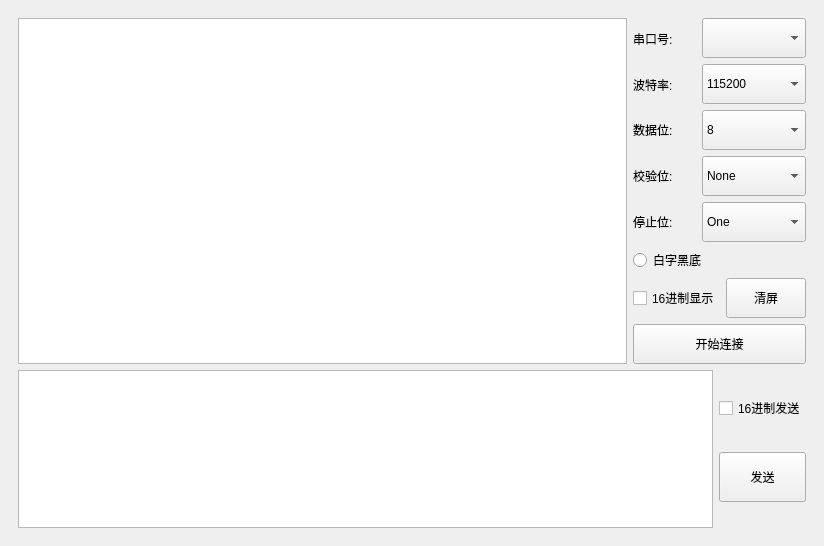
<?xml version="1.0" encoding="UTF-8"?>
<ui version="4.0">
 <class>MainWindow</class>
 <widget class="QMainWindow" name="MainWindow">
  <property name="geometry">
   <rect>
    <x>0</x>
    <y>0</y>
    <width>824</width>
    <height>546</height>
   </rect>
  </property>
  <property name="windowTitle">
   <string>串口调试助手</string>
  </property>
  <widget class="QWidget" name="centralwidget">
   <layout class="QGridLayout" name="gridLayout">
    <item row="0" column="0">
     <widget class="QWidget" name="verticalWidget_4" native="true">
      <layout class="QVBoxLayout" name="verticalLayout_4">
       <item>
        <layout class="QHBoxLayout" name="horizontalLayout_4">
         <item>
          <widget class="QTextEdit" name="textBrowser">
           <property name="readOnly">
            <bool>true</bool>
           </property>
          </widget>
         </item>
         <item>
          <layout class="QVBoxLayout" name="verticalLayout_3">
           <item>
            <layout class="QHBoxLayout" name="horizontalLayout_3">
             <item>
              <layout class="QVBoxLayout" name="verticalLayout_5">
               <property name="spacing">
                <number>5</number>
               </property>
               <property name="sizeConstraint">
                <enum>QLayout::SetDefaultConstraint</enum>
               </property>
               <item>
                <widget class="QLabel" name="label_5">
                 <property name="text">
                  <string>串口号:</string>
                 </property>
                </widget>
               </item>
               <item>
                <widget class="QLabel" name="label">
                 <property name="text">
                  <string>波特率:</string>
                 </property>
                </widget>
               </item>
               <item>
                <widget class="QLabel" name="label_2">
                 <property name="text">
                  <string>数据位:</string>
                 </property>
                </widget>
               </item>
               <item>
                <widget class="QLabel" name="label_3">
                 <property name="text">
                  <string>校验位:</string>
                 </property>
                </widget>
               </item>
               <item>
                <widget class="QLabel" name="label_4">
                 <property name="text">
                  <string>停止位:</string>
                 </property>
                </widget>
               </item>
              </layout>
             </item>
             <item>
              <spacer name="horizontalSpacer">
               <property name="orientation">
                <enum>Qt::Horizontal</enum>
               </property>
               <property name="sizeType">
                <enum>QSizePolicy::Maximum</enum>
               </property>
               <property name="sizeHint" stdset="0">
                <size>
                 <width>0</width>
                 <height>0</height>
                </size>
               </property>
              </spacer>
             </item>
             <item>
              <layout class="QVBoxLayout" name="verticalLayout_2">
               <item>
                <widget class="QComboBox" name="combox">
                 <property name="minimumSize">
                  <size>
                   <width>0</width>
                   <height>40</height>
                  </size>
                 </property>
                 <item>
                  <property name="text">
                   <string/>
                  </property>
                 </item>
                 <item>
                  <property name="text">
                   <string>COM1</string>
                  </property>
                 </item>
                 <item>
                  <property name="text">
                   <string>COM2</string>
                  </property>
                 </item>
                 <item>
                  <property name="text">
                   <string>COM3</string>
                  </property>
                 </item>
                 <item>
                  <property name="text">
                   <string>COM4</string>
                  </property>
                 </item>
                 <item>
                  <property name="text">
                   <string>COM5</string>
                  </property>
                 </item>
                 <item>
                  <property name="text">
                   <string>COM6</string>
                  </property>
                 </item>
                 <item>
                  <property name="text">
                   <string>COM7</string>
                  </property>
                 </item>
                 <item>
                  <property name="text">
                   <string>COM8</string>
                  </property>
                 </item>
                 <item>
                  <property name="text">
                   <string>COM9</string>
                  </property>
                 </item>
                 <item>
                  <property name="text">
                   <string>COM10</string>
                  </property>
                 </item>
                </widget>
               </item>
               <item>
                <widget class="QComboBox" name="baudbox">
                 <property name="minimumSize">
                  <size>
                   <width>0</width>
                   <height>40</height>
                  </size>
                 </property>
                 <item>
                  <property name="text">
                   <string>115200</string>
                  </property>
                 </item>
                 <item>
                  <property name="text">
                   <string>9600</string>
                  </property>
                 </item>
                </widget>
               </item>
               <item>
                <widget class="QComboBox" name="databox">
                 <property name="minimumSize">
                  <size>
                   <width>0</width>
                   <height>40</height>
                  </size>
                 </property>
                 <item>
                  <property name="text">
                   <string>8</string>
                  </property>
                 </item>
                 <item>
                  <property name="text">
                   <string>7</string>
                  </property>
                 </item>
                 <item>
                  <property name="text">
                   <string>6</string>
                  </property>
                 </item>
                 <item>
                  <property name="text">
                   <string>5</string>
                  </property>
                 </item>
                </widget>
               </item>
               <item>
                <widget class="QComboBox" name="checkbox">
                 <property name="minimumSize">
                  <size>
                   <width>0</width>
                   <height>40</height>
                  </size>
                 </property>
                 <item>
                  <property name="text">
                   <string>None</string>
                  </property>
                 </item>
                 <item>
                  <property name="text">
                   <string>Even</string>
                  </property>
                 </item>
                 <item>
                  <property name="text">
                   <string>Odd</string>
                  </property>
                 </item>
                 <item>
                  <property name="text">
                   <string>Space</string>
                  </property>
                 </item>
                 <item>
                  <property name="text">
                   <string>Mark</string>
                  </property>
                 </item>
                </widget>
               </item>
               <item>
                <widget class="QComboBox" name="stopbox">
                 <property name="minimumSize">
                  <size>
                   <width>0</width>
                   <height>40</height>
                  </size>
                 </property>
                 <item>
                  <property name="text">
                   <string>One</string>
                  </property>
                 </item>
                 <item>
                  <property name="text">
                   <string>Two</string>
                  </property>
                 </item>
                 <item>
                  <property name="text">
                   <string>OnePointFive</string>
                  </property>
                 </item>
                </widget>
               </item>
              </layout>
             </item>
            </layout>
           </item>
           <item>
            <widget class="QRadioButton" name="theme">
             <property name="text">
              <string>白字黑底</string>
             </property>
            </widget>
           </item>
           <item>
            <layout class="QHBoxLayout" name="horizontalLayout_6">
             <item>
              <widget class="QCheckBox" name="hexdisplay">
               <property name="text">
                <string>16进制显示</string>
               </property>
              </widget>
             </item>
             <item>
              <widget class="QPushButton" name="pb_clear">
               <property name="minimumSize">
                <size>
                 <width>0</width>
                 <height>40</height>
                </size>
               </property>
               <property name="text">
                <string>清屏</string>
               </property>
              </widget>
             </item>
            </layout>
           </item>
           <item>
            <layout class="QHBoxLayout" name="horizontalLayout_2">
             <item>
              <widget class="QPushButton" name="pb_start">
               <property name="minimumSize">
                <size>
                 <width>0</width>
                 <height>40</height>
                </size>
               </property>
               <property name="text">
                <string>开始连接</string>
               </property>
              </widget>
             </item>
            </layout>
           </item>
          </layout>
         </item>
        </layout>
       </item>
       <item>
        <layout class="QHBoxLayout" name="horizontalLayout">
         <property name="sizeConstraint">
          <enum>QLayout::SetFixedSize</enum>
         </property>
         <item>
          <widget class="QTextEdit" name="textEdit">
           <property name="readOnly">
            <bool>false</bool>
           </property>
          </widget>
         </item>
         <item>
          <layout class="QVBoxLayout" name="verticalLayout">
           <item>
            <widget class="QCheckBox" name="hexsend">
             <property name="text">
              <string>16进制发送</string>
             </property>
            </widget>
           </item>
           <item>
            <widget class="QPushButton" name="pb_send">
             <property name="minimumSize">
              <size>
               <width>0</width>
               <height>50</height>
              </size>
             </property>
             <property name="text">
              <string>发送</string>
             </property>
            </widget>
           </item>
          </layout>
         </item>
        </layout>
       </item>
      </layout>
     </widget>
    </item>
   </layout>
  </widget>
 </widget>
 <resources/>
 <connections/>
</ui>
